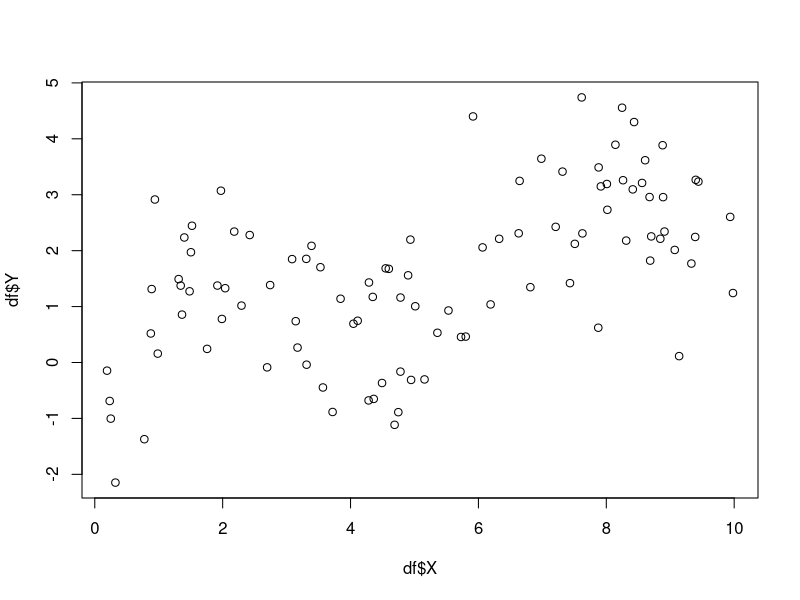
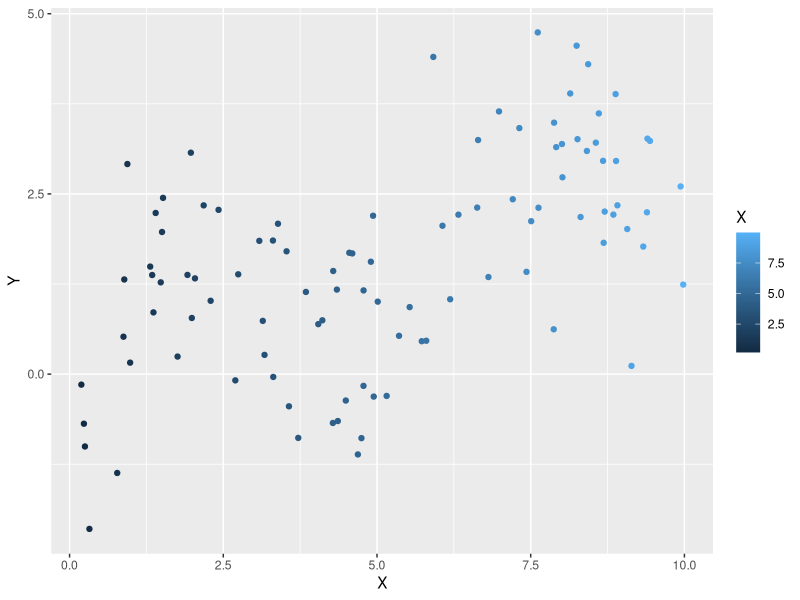

The R source for these figures, in order: (Note: this script raises an error after producing the figures.)
# 2  Les k plus proches voisins en régression ----

## 1 ----
realisation <- function(n){
  eps = rnorm(n,mean = 0, sd=1)
  X <- runif(n,0,10)
  Y <- sin(X) + log(X) + eps
  data.frame(X,Y)
}
n= 10
realisation(n)

## 2 ----
library(tidyverse)
df <- realisation(100)

plot(df$X, df$Y)

ggplot(df) +
  geom_point(aes(x= X, y = Y, colour = X))

ggplot(df) +
  geom_boxplot(aes(x=X, y=Y))+
  


## 3--------
par(mfrow = c(1, 2))
plot(df$X, df$Y)
curve(sin(x)+log(x), from=0.01, to=10)


# 4 -------

##a ----

methode_kpp <- function(k,x){
  eps = rnorm(n,mean = 0, sd=1)
  X <- runif(n,0,10)
  
  d_x_i <- abs(x-X)
  d_x_k <- abs(x-X[k])
  N_k_x = which(d_x_i <= d_x_k)
  
  Y <- sin(x) + log(x) + eps
  Y <- Y[N_k_x]
  f <- (1/k)* sum(Y)
  f
}
##b & c----
X <- seq(from=0.1, to=9.9, by=0.1)
Y <- sapply(X, methode_kpp,k= 10)
dataf <- data.frame(Valeur=X, Prédiction=Y)

library(knitr)
kable(dataf)

plot(X,Y, type = "l")

ggplot(dataf) +
  geom_point(aes(x=X, y=Y))

ggplot(dataf) +
  geom_line(aes(x=X, y=Y))+
  geom_point(data = df, aes(x= X, y = Y, colour = X))

